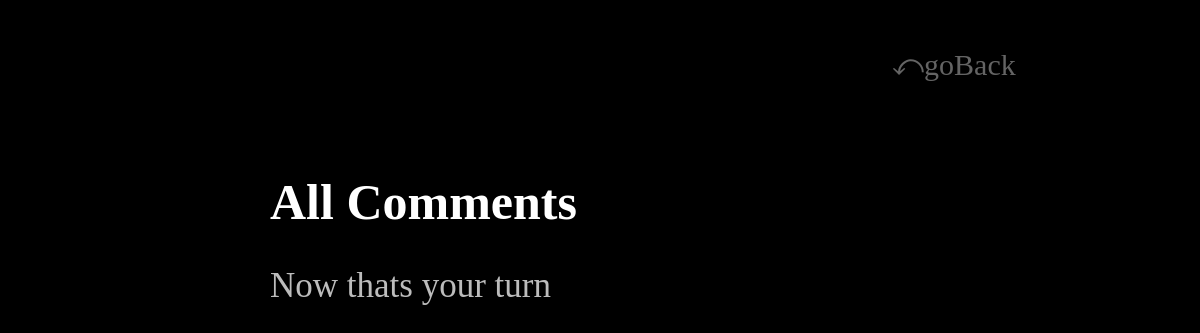
/all-comments, run on an earlier commit of the app's database.
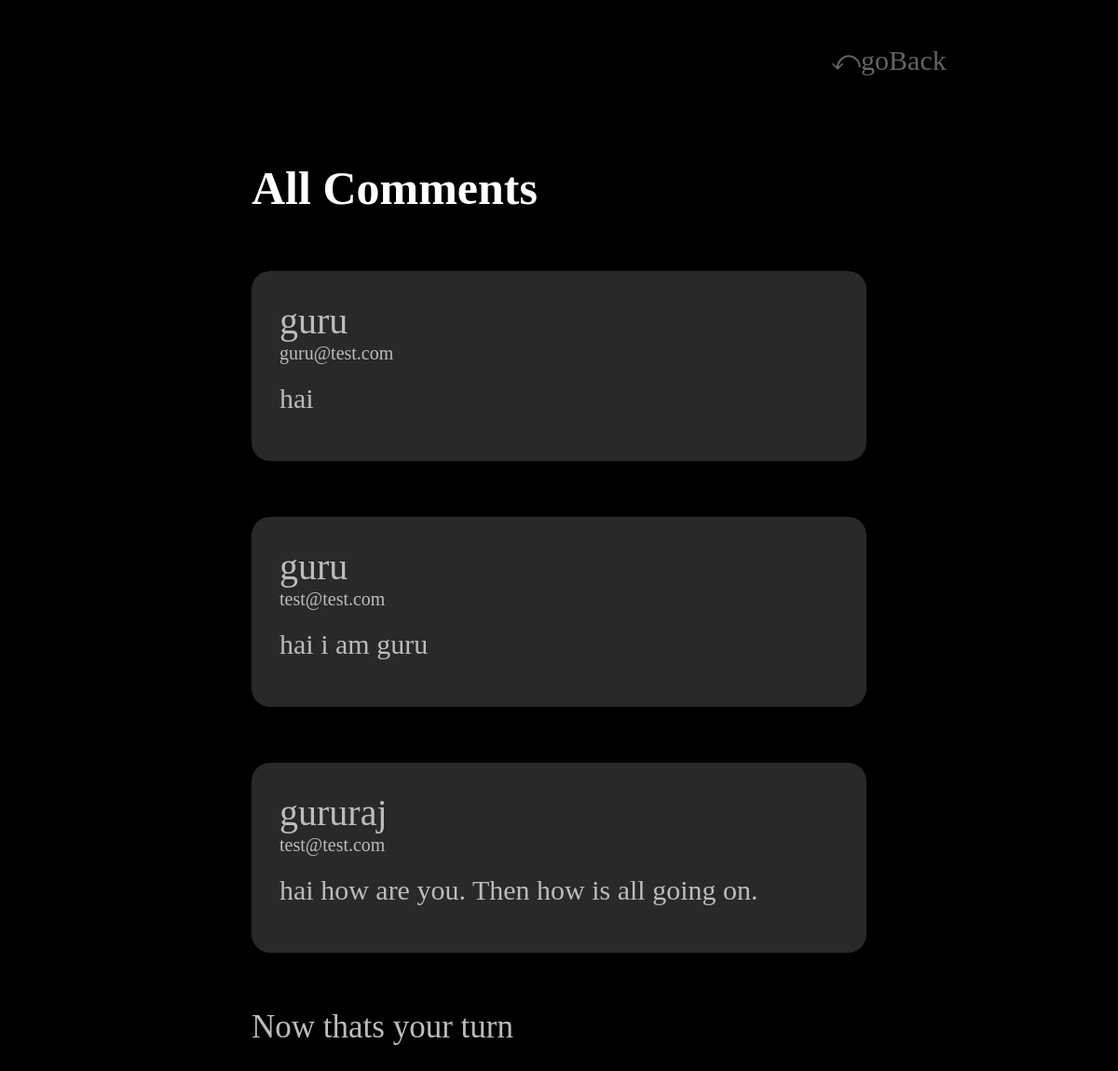
And on a later commit of the database.
### mywebpage/models.py (models this page shows)
class FeedBack(models.Model):
    user_name = models.CharField(max_length = 100)
    user_mail_id = models.EmailField()
    user_mobile_number = models.CharField(max_length = 12,null = True)
    user_feedback = models.TextField()

### mywebpage/views.py (the view)
# urls.py: path("all-comments", views.AllFeedbackView.as_view(), name = "allcomments"),
class AllFeedbackView(ListView):
    template_name = "mywebpage/every_feedback.html"
    model = FeedBack
    context_object_name = "feedbacks"
    def get_queryset(self):
        base_query = super().get_queryset()
        data = base_query.order_by("-pk")
        return data

### mywebpage/templates/mywebpage/every_feedback.html (shortened to what this page needs)
{% extends "base.html" %}
{% load static %}
{% block css_link %}
<link rel="stylesheet" href="{% static "mywebpage/comments.css" %}">
<link rel="stylesheet" href="{% static "mywebpage/navi.css" %}">
{% endblock %}
{% block content %}
<div id = "nav_div">
    <a href= "{% url "home" %}"><nav class="toggle">⤺goBack</nav></a>
</div>
<section id = "feedback_section">
    <h1>All Comments</h1>
        {% for feedback in feedbacks %}
        <div class="single_feedback">
            <p id="username">{{feedback.user_name}}</p>
            <p id="mailid">{{feedback.user_mail_id}}</p>
            <p id="comment">{{feedback.user_feedback}}</p>
        </div>
        {% endfor %}
    <p id="your_turn">Now thats your turn<p>
</section>
{% endblock %}

### templates/base.html (shortened to what this page needs)
{% load static %}
<!DOCTYPE html>
<html>
    <head>
        {% block css_link %}{% endblock %}
    </head>
    <body>
        {% block content %}{% endblock %}
    </body>
</html>

### mywebpage/static/mywebpage/comments.css (style rules this page uses)
body { animation: BodyAnimation ease 1s; animation-iteration-count: 1; animation-fill-mode: forwards; }
#feedback_section { width: 55vw; margin: auto; }
#feedback_section h1 { color: rgb(255, 255, 255); margin: 20px 0 50px 0; font-size: 50px; margin: 50px 0 0 0; animation: fadeInAnimation ease 3s; }
.single_feedback { margin: 60px 0; background-color: rgb(41, 41, 41); padding: 30px; border-radius: 20px; }
#username, #mailid, #comment, #your_turn { color: rgb(188, 188, 188); }
#username { font-size: 40px; padding: 0; margin: 0; }
#mailid { font-size: 20px; padding: 0; margin: 0; }
#comment { font-size: 30px; margin: 20px 0; }
#your_turn { font-size: 35px; }

### mywebpage/static/mywebpage/navi.css (style rules this page uses)
#nav_div { display: grid; justify-content: end; grid-template-columns: auto auto; }
#nav_div a { text-decoration: none; }
.toggle, #all { color: rgb(100, 100, 100); font-size: 30px; width: 200px; margin: 40px 100px; }

What changed in the data, as far as the page shows it:
added FeedBack: user_name "guru", user_mail_id "guru@test.com", user_feedback "hai"
added FeedBack: user_name "guru", user_mail_id "test@test.com", user_feedback "hai i am guru"
added FeedBack: user_name "gururaj", user_mail_id "test@test.com", user_feedback "hai how are you. Then how is all going on."
